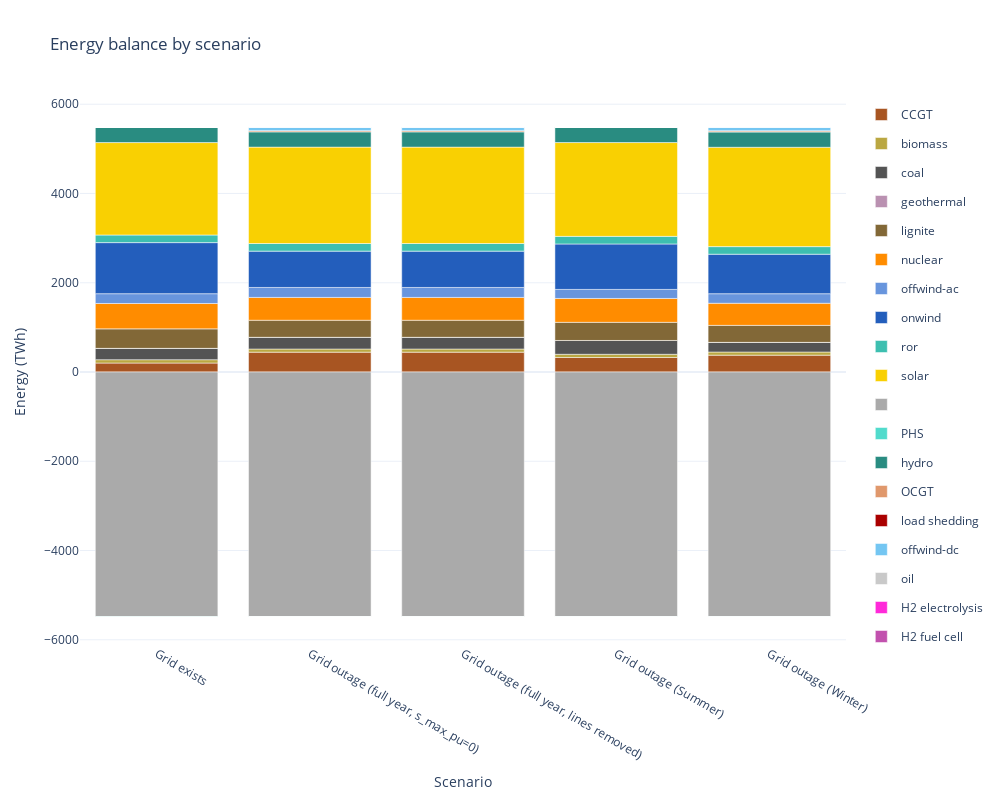

Write notebook code for a chart like this one.
### Code cell
energy_balances = pd.concat([
    eb1.assign(scenario="grid"),
    eb2.assign(scenario="maxpu0"),
    eb3.assign(scenario="removed"),
    eb4.assign(scenario="outage_summer"),
    eb5.assign(scenario="outage_winter"),
    # eb6.assign(scenario="stochastic"),
], ignore_index=True)

# Convert energy from MWh to TWh for better readability
energy_balances["energy_TWh"] = energy_balances["energy"] / 1e6

# Map carriers to colors from n.carriers
carrier_color_map = {carrier: n.carriers.loc[carrier, "color"] 
                     for carrier in energy_balances["carrier"].unique() 
                     if carrier in n.carriers.index}

# Define scenario labels
scenario_labels = {
    "grid": "Grid exists",
    "maxpu0": "Grid outage (full year, s_max_pu=0)",
    "removed": "Grid outage (full year, lines removed)",
    "outage_summer": "Grid outage (Summer)",
    "outage_winter": "Grid outage (Winter)",
    # "stochastic": "Stochastic (summer vs winter)",
}

fig_eb_stacked = create_stacked_bar_plot(
    energy_balances,
    scenario_col="scenario",
    value_col="energy_TWh",
    carrier_col="carrier",
    carrier_colors=carrier_color_map,
    scenario_labels=scenario_labels,
    title="Energy balance by scenario",
    yaxis_title="Energy (TWh)",
    width=1000,
)
fig_eb_stacked.show()

### Figure 1 — Plotly figure (JSON) as saved in the notebook; plotly's stock layout.template omitted (floating-point values rounded to 4 significant figures)
{"data": [{"legendgroup": "CCGT", "marker": {"color": "#a85522"}, "name": "CCGT", "showlegend": true, "type": "bar", "x": ["Grid exists", "Grid outage (full year, s_max_pu=0)", "Grid outage (full year, lines removed)", "Grid outage (Summer)", "Grid outage (Winter)"], "y": [200.6, 444.5, 444.5, 325.0, 377.2]}, {"legendgroup": "biomass", "marker": {"color": "#baa741"}, "name": "biomass", "showlegend": true, "type": "bar", "x": ["Grid exists", "Grid outage (full year, s_max_pu=0)", "Grid outage (full year, lines removed)", "Grid outage (Summer)", "Grid outage (Winter)"], "y": [75.28, 70.66, 70.66, 71.74, 70.68]}, {"legendgroup": "coal", "marker": {"color": "#545454"}, "name": "coal", "showlegend": true, "type": "bar", "x": ["Grid exists", "Grid outage (full year, s_max_pu=0)", "Grid outage (full year, lines removed)", "Grid outage (Summer)", "Grid outage (Winter)"], "y": [253.6, 262.0, 262.0, 309.4, 216.0]}, {"legendgroup": "geothermal", "marker": {"color": "#ba91b1"}, "name": "geothermal", "showlegend": true, "type": "bar", "x": ["Grid exists", "Grid outage (full year, s_max_pu=0)", "Grid outage (full year, lines removed)", "Grid outage (Summer)", "Grid outage (Winter)"], "y": [0.5168, 0.5168, 0.5168, 0.5168, 0.5168]}, {"legendgroup": "lignite", "marker": {"color": "#826837"}, "name": "lignite", "showlegend": true, "type": "bar", "x": ["Grid exists", "Grid outage (full year, s_max_pu=0)", "Grid outage (full year, lines removed)", "Grid outage (Summer)", "Grid outage (Winter)"], "y": [436.6, 382.1, 382.1, 406.3, 380.5]}, {"legendgroup": "nuclear", "marker": {"color": "#ff8c00"}, "name": "nuclear", "showlegend": true, "type": "bar", "x": ["Grid exists", "Grid outage (full year, s_max_pu=0)", "Grid outage (full year, lines removed)", "Grid outage (Summer)", "Grid outage (Winter)"], "y": [568.9, 511.2, 511.2, 535.2, 495.6]}, {"legendgroup": "offwind-ac", "marker": {"color": "#6895dd"}, "name": "offwind-ac", "showlegend": true, "type": "bar", "x": ["Grid exists", "Grid outage (full year, s_max_pu=0)", "Grid outage (full year, lines removed)", "Grid outage (Summer)", "Grid outage (Winter)"], "y": [219.4, 223.2, 223.2, 202.3, 214.3]}, {"legendgroup": "onwind", "marker": {"color": "#235ebc"}, "name": "onwind", "showlegend": true, "type": "bar", "x": ["Grid exists", "Grid outage (full year, s_max_pu=0)", "Grid outage (full year, lines removed)", "Grid outage (Summer)", "Grid outage (Winter)"], "y": [1144.0, 814.1, 814.1, 1018.0, 884.3]}, {"legendgroup": "ror", "marker": {"color": "#3dbfb0"}, "name": "ror", "showlegend": true, "type": "bar", "x": ["Grid exists", "Grid outage (full year, s_max_pu=0)", "Grid outage (full year, lines removed)", "Grid outage (Summer)", "Grid outage (Winter)"], "y": [170.7, 170.7, 170.7, 170.6, 170.6]}, {"legendgroup": "solar", "marker": {"color": "#f9d002"}, "name": "solar", "showlegend": true, "type": "bar", "x": ["Grid exists", "Grid outage (full year, s_max_pu=0)", "Grid outage (full year, lines removed)", "Grid outage (Summer)", "Grid outage (Winter)"], "y": [2071.0, 2160.0, 2160.0, 2102.0, 2226.0]}, {"legendgroup": "", "marker": {"color": "#aaaaaa"}, "name": "", "showlegend": true, "type": "bar", "x": ["Grid exists", "Grid outage (full year, s_max_pu=0)", "Grid outage (full year, lines removed)", "Grid outage (Summer)", "Grid outage (Winter)"], "y": [-5479.0, -5479.0, -5479.0, -5479.0, -5479.0]}, {"legendgroup": "PHS", "marker": {"color": "#51dbcc"}, "name": "PHS", "showlegend": true, "type": "bar", "x": ["Grid exists", "Grid outage (full year, s_max_pu=0)", "Grid outage (full year, lines removed)", "Grid outage (Summer)", "Grid outage (Winter)"], "y": [-3.249, -2.842, -2.842, -3.786, -3.192]}, {"legendgroup": "hydro", "marker": {"color": "#298c81"}, "name": "hydro", "showlegend": true, "type": "bar", "x": ["Grid exists", "Grid outage (full year, s_max_pu=0)", "Grid outage (full year, lines removed)", "Grid outage (Summer)", "Grid outage (Winter)"], "y": [341.5, 341.1, 341.1, 341.3, 341.3]}, {"legendgroup": "OCGT", "marker": {"color": "#e0986c"}, "name": "OCGT", "showlegend": true, "type": "bar", "x": ["Grid exists", "Grid outage (full year, s_max_pu=0)", "Grid outage (full year, lines removed)", "Grid outage (Summer)", "Grid outage (Winter)"], "y": [0, 27.55, 27.55, 0.008508, 28.9]}, {"legendgroup": "load shedding", "marker": {"color": "#aa0000"}, "name": "load shedding", "showlegend": true, "type": "bar", "x": ["Grid exists", "Grid outage (full year, s_max_pu=0)", "Grid outage (full year, lines removed)", "Grid outage (Summer)", "Grid outage (Winter)"], "y": [0, 0.6392, 0.6392, 0, 0]}, {"legendgroup": "offwind-dc", "marker": {"color": "#74c6f2"}, "name": "offwind-dc", "showlegend": true, "type": "bar", "x": ["Grid exists", "Grid outage (full year, s_max_pu=0)", "Grid outage (full year, lines removed)", "Grid outage (Summer)", "Grid outage (Winter)"], "y": [0, 73.23, 73.23, 0, 77.36]}, {"legendgroup": "oil", "marker": {"color": "#c9c9c9"}, "name": "oil", "showlegend": true, "type": "bar", "x": ["Grid exists", "Grid outage (full year, s_max_pu=0)", "Grid outage (full year, lines removed)", "Grid outage (Summer)", "Grid outage (Winter)"], "y": [0, 1.227, 1.227, 0.1193, 1.193]}, {"legendgroup": "H2 electrolysis", "marker": {"color": "#ff29d9"}, "name": "H2 electrolysis", "showlegend": true, "type": "bar", "x": ["Grid exists", "Grid outage (full year, s_max_pu=0)", "Grid outage (full year, lines removed)", "Grid outage (Summer)", "Grid outage (Winter)"], "y": [0, -1.404, -1.404, -0.0556, -3.06]}, {"legendgroup": "H2 fuel cell", "marker": {"color": "#c251ae"}, "name": "H2 fuel cell", "showlegend": true, "type": "bar", "x": ["Grid exists", "Grid outage (full year, s_max_pu=0)", "Grid outage (full year, lines removed)", "Grid outage (Summer)", "Grid outage (Winter)"], "y": [0, 0.4909, 0.4909, 0.01944, 1.07]}], "layout": {"barmode": "relative", "height": 800, "hovermode": "x unified", "title": {"text": "Energy balance by scenario"}, "width": 1000, "xaxis": {"title": {"text": "Scenario"}}, "yaxis": {"title": {"text": "Energy (TWh)"}}}}
